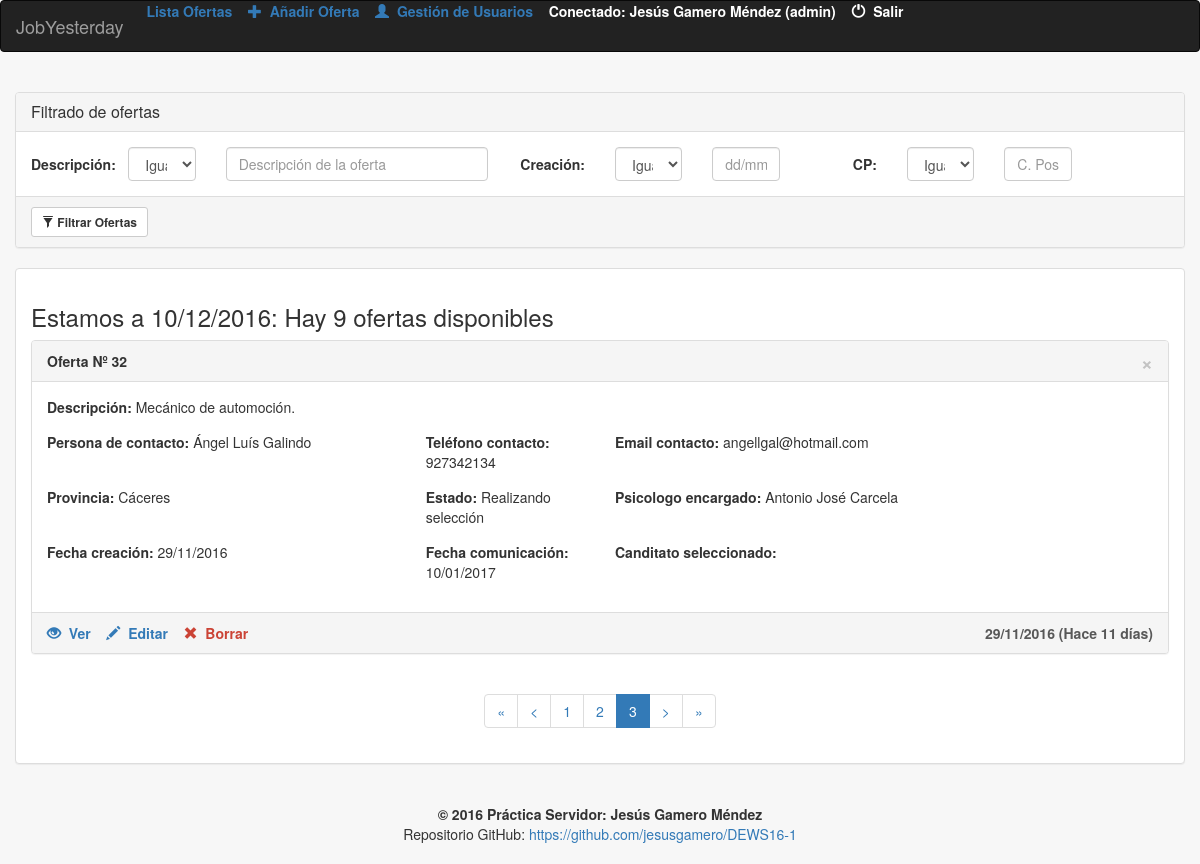
Screenshot of /app/index.php?ctrl=list&pag=3 (signed in) with the database file from the repository.
### tables this page shows
CREATE TABLE `oferta` (
  `idoferta` int(11) NOT NULL,
  `descripcion` varchar(250) NOT NULL,
  `persona_contacto` varchar(35) NOT NULL,
  `tlf_contacto` int(9) NOT NULL,
  `email_contacto` varchar(25) NOT NULL,
  `dir_empresa` varchar(50) DEFAULT NULL,
  `poblacion` varchar(25) DEFAULT NULL,
  `cp` varchar(5) DEFAULT NULL,
  `provincia` varchar(35) DEFAULT NULL,
  `estado` char(1) DEFAULT NULL,
  `fcreacion` date DEFAULT NULL,
  `fcomunicacion` date DEFAULT NULL,
  `psico_encar` varchar(25) DEFAULT NULL,
  `candidato` varchar(35) DEFAULT NULL,
  `des_candidato` varchar(250) DEFAULT NULL
);

CREATE TABLE `provincia` (
  `cod_provincia` int(2) NOT NULL DEFAULT '0' COMMENT 'Código de la provincia de dos digitos',
  `nombre` varchar(50) NOT NULL DEFAULT '' COMMENT 'Nombre de la provincia'
);

CREATE TABLE `usuario` (
  `cod` int(11) NOT NULL,
  `tipo` char(1) NOT NULL,
  `nombre` varchar(35) DEFAULT NULL,
  `user` varchar(10) DEFAULT NULL,
  `pass` varchar(10) DEFAULT NULL
);

### app/helpers/helpers.php (called while the page is built, shortened)
<?php
function verEstado($estado)
{
 if ($estado=='P')
	{
	return 'Pendiente de iniciar selección';
	}
else if ($estado=='R')
	{
	return 'Realizando selección';
	}
}
function formatoGregoriano($fecha_old){
	$a = explode('-',$fecha_old);
	$fecha_new = $a[2].'/'.$a[1].'/'.$a[0];
	return $fecha_new;
}
function post($nombreCampo, $valorPorDefecto = '') {
	if (isset ( $_POST [$nombreCampo] ))
		return $_POST [$nombreCampo];
	else
		return $valorPorDefecto;
}
function diasTranscurridos($fecha_i,$fecha_f)
{
	$dias	= (strtotime($fecha_i)-strtotime($fecha_f))/86400;
	$dias 	= abs($dias); $dias = floor($dias);
	return $dias;
}

### app/model/DB_connection.php (called while the page is built, shortened)
<?php
Class Database {
	private $link;
	private $result;
	private static $_instance;
	public static function getInstance(){
		if (!(self::$_instance instanceof self)){
			self::$_instance=new self();
		}
		return self::$_instance;
	}
	private function Conectar($conf)
	{
		$this-> link =new mysqli($conf['servidor'], $conf['usuario'], $conf['password']);
		$this->link->select_db($conf['base_datos']);
		$this->link->query("SET NAMES 'utf8'");
	}
	public function Consulta($sql)
	{
		$this->result=$this->link->query($sql);
		return $this->result;
	}
	public function LeeRegistro($result=NULL)
	{
		if (! $result)
		{
			$result=$this->result;
		}
		$this->regActual=$result->fetch_assoc();
		return $this->regActual;
	}
}

### app/model/model.php (called while the page is built, shortened)
<?php
include(MODEL_PATH."DB_connection.php");
function nombreProvincias($id)
{
	$bdatos=Database::getInstance();
	$query='SELECT p.nombre FROM provincia p WHERE p.cod_provincia='.$id;
	$res=$bdatos->Consulta($query);
	$registro=$bdatos ->LeeRegistro();
	return $registro['nombre'];
}
function nombrePsicologo($id)
{
	$bdatos=Database::getInstance();
	$query='SELECT u.nombre FROM usuario u WHERE u.cod='.$id;
	$res=$bdatos->Consulta($query);
	$registro=$bdatos ->LeeRegistro();
	return $registro['nombre'];
}
function nRegistros()
{
	$MyBD=Database::getInstance();
	$query ="SELECT count(*) as total FROM oferta";
	$result=$MyBD-> Consulta($query);
	$reg=mysqli_fetch_assoc($result);
	return $reg['total'];
}
function verOfertas($posIni)
{
	$bd=database::getInstance();
	$query ="SELECT * FROM oferta LIMIT ".($posIni-1).",".PROXPAG;
	$res=$bd->Consulta($query);
	while($line = $bd->LeeRegistro($res))
	{
		$ofertas[]=$line;
	}
	return $ofertas;
}

### app/view/list.php (the view, shortened to what this page needs)
	<br>
<div class="container-fluid">
<form class="form-horizontal" method="POST">
<div class="panel panel-default">
 <div class="panel-heading"><h3 class="panel-title">Filtrado de ofertas</h3></div>
<div class="panel-body">
	<div class="row">
	<label class="col-xs-12 col-sm-2 col-md-1 control-label" for="descripcion">Descripción:</label>
	<div class="col-xs-12 col-sm-4 col-md-1">
		<select id="cond1a" name="cond1a" class="form-control">
		  <option value="=">Igual a</option>
		</select>
	</div>
	<div class="col-xs-12 col-sm-5 col-md-3">
		<input id="cond1b" value="<?= post('cond1b') ?>" name="cond1b" class="form-control input-md" placeholder="Descripción de la oferta">
	</div>
	<label class="col-xs-12 col-sm-2 col-md-1 control-label" for="creacion">Creación:</label>
	<div class="col-xs-12 col-sm-4 col-md-1">
		<select id="cond2a" name="cond2a" class="form-control">
		  <option value="=">Igual a</option>
		</select>
	</div>
	<div class="col-xs-12 col-sm-5 col-md-1">
		<input id="cond2b" value="<?= post('cond2b') ?>"name="cond2b" class="form-control input-md" placeholder="dd/mm/yyyy">
	</div>
	<label class="col-xs-12 col-sm-2 col-md-1 control-label" for="cp">CP:</label>
	<div class="col-xs-12 col-sm-4 col-md-1">
		<select id="cond3a" name="cond3a" class="form-control">
		  <option value="=">Igual a</option>
		</select>
	</div>
	<div class="col-xs-12 col-sm-5 col-md-1">
		<input id="cond3b" value="<?= post('cond3b') ?>" name="cond3b" class="form-control input-md" placeholder="C. Postal">
	</div>
	</div>
</div>
 <div class="panel-footer">
 <button class="btn btn-default btn-sm"><span class="glyphicon glyphicon-filter"></span>&nbsp;<b>Filtrar Ofertas</b></button></div>
</div>
</form>
</div>
<div class="container-fluid">
<div class="panel panel-default">
<div class="panel-body">
<h3>Estamos a <?= date("d/m/Y"); ?>:<?php echo " Hay ". $nreg." ofertas disponibles"; ?></h3>
 	<?php if ($listado==null)
	{
	?>
	<center><h3>Oops! No hay ninguna oferta disponible, inserte una nueva.</h3></center><br><br>
	<?php
	}
	else
	{
	foreach ($listado as $clave => $oferta)
	{ ?>
				<div class="panel panel-default">
				<div class="panel-heading"><b>Oferta Nº <?= $oferta['idoferta']; ?> </b>
				<?php if ($_SESSION['tipo']=='A'): ?>
				<a href="?ctrl=delete&id=<?= $oferta['idoferta']; ?>" class="close">&times;</a>
				<?php endif; ?>
				</div>
				<div class="panel-body">
				<div class="form-horizontal">
					<div class="form-group">
					  <div class="col-md-10"><b>Descripción: </b><?= $oferta['descripcion']; ?></div>
					</div>
					<div class="form-group">
					  <div class="col-md-4"><b>Persona de contacto: </b><?= $oferta['persona_contacto']; ?></div>
					  <div class="col-md-2"><b>Teléfono contacto: </B><?= $oferta['tlf_contacto']; ?></div>
					  <div class="col-md-4"><b>Email contacto: </B><?= $oferta['email_contacto']; ?></div>
					</div>
					<div class="form-group">
					  <div class="col-md-4"><b>Provincia: </b><?= nombreProvincias($oferta['provincia']) ?></div>
					  <div class="col-md-2"><b>Estado: </b><?= verEstado($oferta['estado']); ?></div>
					  <div class="col-md-4"><b>Psicologo encargado: </b><?= nombrePsicologo($oferta['psico_encar']) ?></div>
					</div>
					<div class="form-group">
					  <div class="col-md-4"><b>Fecha creación: </b><?= formatoGregoriano($oferta['fcreacion']) ?></div>
					  <div class="col-md-2"><b>Fecha comunicación: </b><?= formatoGregoriano($oferta['fcomunicacion']) ?></div>
					  <div class="col-md-4"><b>Canditato seleccionado: </b><?= $oferta['candidato']; ?></div>
					</div>
				</div>
				</div>
				<div class="panel-footer">
				<a href="?ctrl=info&id=<?= $oferta['idoferta']; ?>"><span class="glyphicon glyphicon-eye-open"></span>&nbsp;<b>&nbsp;Ver</b></a>&nbsp;&nbsp;&nbsp;
				<a href="?ctrl=update&id=<?= $oferta['idoferta']; ?>"><span class="glyphicon glyphicon-pencil"></span>&nbsp;<b>&nbsp;Editar</b></a>&nbsp;&nbsp;&nbsp;
				<?php if ($_SESSION['tipo']=='A'): ?>
				<a href="?ctrl=delete&id=<?= $oferta['idoferta']; ?>" style="color: #CB4335"><span style="color: #FFFFF" class="glyphicon glyphicon-remove"></span>&nbsp;<b>&nbsp;Borrar</b></a>
				<?php endif; ?>
				<label style="float:right; color:#585858"><?= formatoGregoriano($oferta['fcreacion']) ?> (Hace <?= diasTranscurridos($oferta['fcreacion'],date("Y-m-d")); ?> días)</label>
				</div>
				</div>
	<?php }}?>
	<center>
		<ul class="pagination">
		<li><a href="?ctrl=list&pag=1" >&laquo;</a></li>
		<li><a href="?ctrl=list&pag=<?php echo ($pag-1);?>"><</a></li>
		<?php for ($i = 1; $i < $maxPag; $i++) {
			if($i==$pag){
			echo "<li class='active'><a href='?ctrl=list&pag=".$i."'>".$i."</a></li>";
			}
			else{
			echo "<li><a href='?ctrl=list&pag=".$i."'>".$i."</a></li>";
			}
		}
		?>
		<li><a href="?ctrl=list&pag=<?php if ($pag < ceil($maxPag-1)){echo ($pag+1);} else {echo (ceil($maxPag-1));} ?>">></a></li>
		<li><a href="?ctrl=list&pag=<?php echo (ceil($maxPag-1));?>">&raquo;</a></li>
		</ul>
	</center>
</div>
</div>
</div>

### rows the page displays
oferta: idoferta "32", descripcion "Mecánico de automoción.", persona_contacto "Ángel Luís Galindo", tlf_contacto "927342134", email_contacto "angellgal@hotmail.com", provincia.nombre "Cáceres", estado "Realizando selección", psico_encar.nombre "Antonio José Carcela", fcreacion "29/11/2016", fcomunicacion "10/01/2017"

### other values shown
$_SESSION['nombre'] "Jesús Gamero Méndez"
$_SESSION['usuario'] "admin"
$nreg "9"
